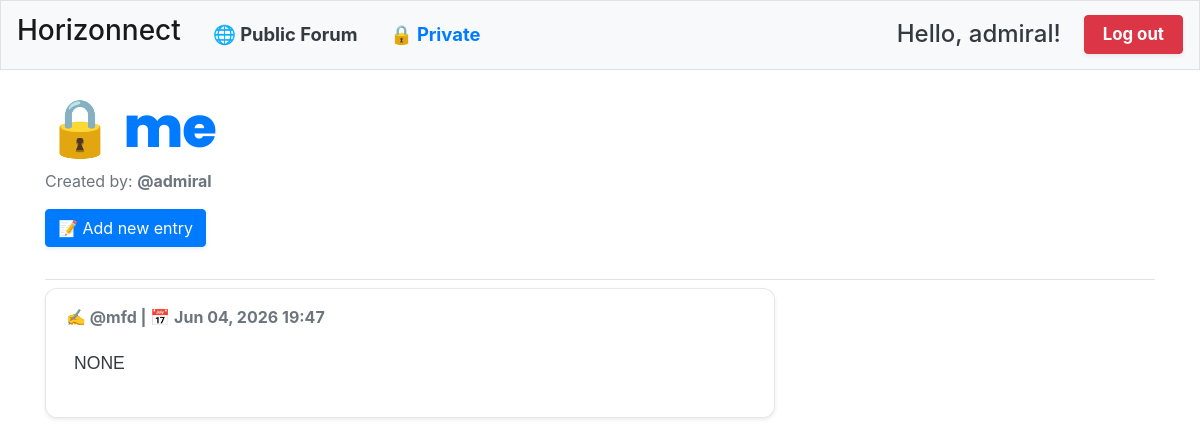
Screenshot of /topics/3/ (signed in) with the database file from the repository.
### learning_logs/models.py (models this page shows, shortened)
class Topic(models.Model):
    text = models.CharField(max_length=200)
    date_added = models.DateTimeField(auto_now_add=True)
    owner = models.ForeignKey(User, on_delete=models.CASCADE)
    is_public = models.BooleanField(default=False)
    def __str__(self):
        return self.text

class Entry(models.Model):
    topic = models.ForeignKey(Topic, on_delete=models.CASCADE)
    text = models.TextField()
    date_added = models.DateTimeField(auto_now_add=True)
    author = models.ForeignKey(User, on_delete=models.CASCADE)
    class Meta:
        verbose_name_plural = "entries"

### learning_logs/views.py (the view)
# urls.py: path("topics/<int:topic_id>/", views.topic, name="topic"),
@login_required
def topic(request, topic_id):
    topic = get_object_or_404(Topic, id=topic_id)
    if not topic.is_public:
        check_topic_owner(topic, request)
    entries = topic.entry_set.order_by("-date_added")
    context = {"topic": topic, "entries": entries}
    return render(request, "learning_logs/topic.html", context)

### learning_logs/views.py (called while the page is built)
def check_topic_owner(topic, request):
    if topic.owner != request.user:
        raise Http404

### learning_logs/templates/learning_logs/topic.html (shortened to what this page needs)
{% extends "learning_logs/base.html" %}
{% block page_header %}
    <h1 class="display-4 mb-2 modern-heading text-primary">
        {% if topic.is_public %}🌐{% else %}🔒{% endif %} {{ topic }}
    </h1>
    <p class="text-muted">Created by: <b>@{{ topic.owner.username }}</b></p>
    <div class="mb-4 mt-3">
        <a class="btn btn-primary shadow-sm" href="{% url 'learning_logs:new_entry' topic.id %}" role="button">
            📝 Add new entry
        </a>
    </div>
{% endblock page_header %}
{% block content %}
    <div class="row">
        <div class="col-md-8">
            {% for entry in entries %}
                <div class="card mb-4 shadow-sm entry-card bg-light">
                    <div class="card-header bg-white border-bottom-0 d-flex justify-content-between align-items-center py-3">
                        <span class="text-muted font-weight-bold">
                            ✍️ @{{ entry.author.username }} | 📅 {{ entry.date_added|date:"M d, Y H:i" }}
                        </span>
                    </div>
                    <div class="card-body bg-white pt-1 pb-4">
                        <div class="card-text text-dark px-2" style="font-size: 1.1rem; line-height: 1.6; font-family: sans-serif;">
                            {{ entry.text|linebreaks }}
                        </div>
                    </div>
                </div>
            {% empty %}
                <div class="alert alert-warning shadow-sm py-4 text-center text-muted" role="alert">
                    📭 There are no entries for this topic yet.
                </div>
            {% endfor %}
        </div>
    </div>
{% endblock content %}

### learning_logs/templates/learning_logs/base.html (shortened to what this page needs)
{% load bootstrap4 %}
{% load static %}
<!DOCTYPE html>
<html lang="en">
<head>
    {% bootstrap_css %}
</head>
<body>
    <nav class="navbar navbar-expand-md navbar-light bg-light mb-4 border">
        <a class="navbar-brand" href="{% url 'learning_logs:index' %}">
            <h3>Horizonnect</h3>
        </a>
        <div class="collapse navbar-collapse" id="navbarCollapse">
            <ul class="navbar-nav mr-auto">
                <li class="nav-item">
                    <a class="nav-link font-weight-bold text-dark px-3" href="{% url 'learning_logs:public_topics' %}" style="font-size: 1.15rem;">
                        🌐 Public Forum
                    </a>
                </li>
                <li class="nav-item">
                    <a class="nav-link font-weight-bold text-primary px-3" href="{% url 'learning_logs:topics' %}" style="font-size: 1.15rem;">
                        🔒 Private
                    </a>
                </li>
            </ul>
            <ul class="navbar-nav ml-auto d-flex align-items-center">
                {% if user.is_authenticated %}
                    <li class="nav-item">
                        <h4 class="nav-link disabled text-dark mb-0 pb-0 pt-0" style="padding-right: 15px;">
                            Hello, {{ user.username }}!
                        </h4>
                    </li>
                    <li class="nav-item ml-2">
                        <a class="btn btn-danger font-weight-bold shadow-sm" href="#"
                           onclick="event.preventDefault(); document.getElementById('logout-form').submit();"
                           style="font-size: 1.05rem; padding: 6px 18px;">
                                Log out
                        </a>
                    </li>
                {% endif %}
            </ul>
        </div>
    </nav>
    <main role="main" class="container">
        <div class="pb-2 mb-2 border-bottom">
            {% block page_header %}{% endblock page_header %}
        </div>
        <div>
            {% block content %}{% endblock content %}
        </div>
    </main>
</body>
</html>

### learning_logs/templates/learning_logs/topic.html (style rules this page uses)
.modern-heading { font-family: 'Poppins', sans-serif !important; font-weight: 800 !important; letter-spacing: -1px; }
.entry-card { border: 1px solid rgba(0,0,0,.08) !important; border-radius: 12px !important; overflow: hidden; }

### rows the page displays
Topic: text "me", owner.username "admiral"
Entry: author.username "mfd", date_added "Jun 04, 2026 19:47", text "NONE"

### other values shown
{{ user.username }} "admiral"
